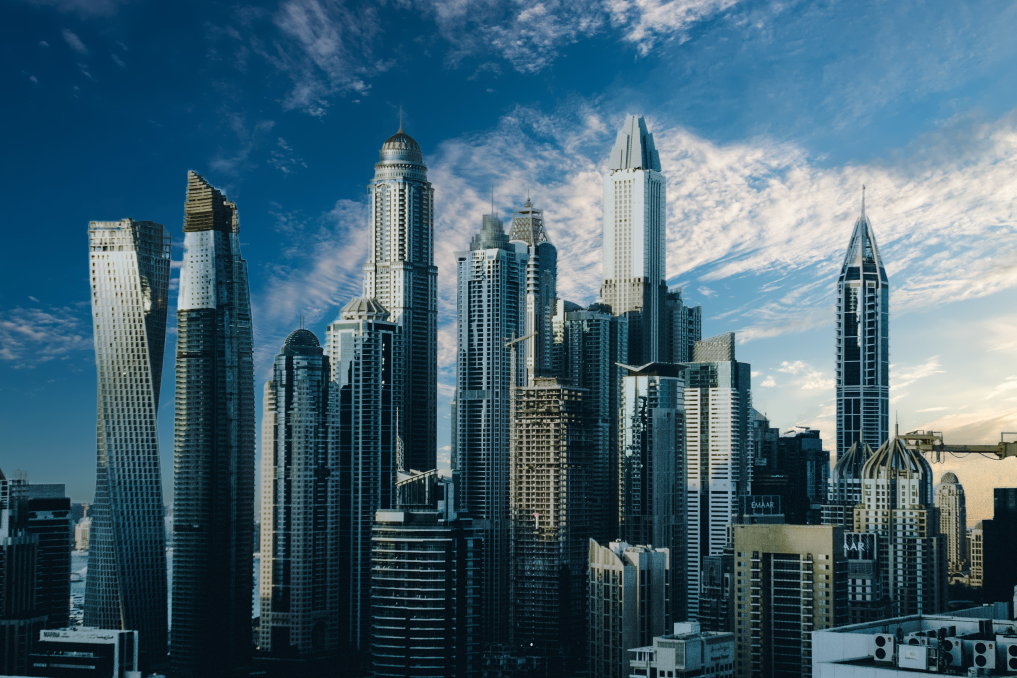
#> input picture images/test2.png, 4066 x 2711 px (shown at 1/4 size)
$ python 9-goruntu_esikleme.py
#> lines starting #> are read from the running program, lines starting #| are printed output that depends on the picture; after the words box and inside, x2 and y2 are one past the last pixel; in counts of white or black regions, pixels touching at a corner belong together
import cv2

img = cv2.imread("../images/test2.png")
#> img is the input picture: shape (2711, 4066, 3); mean B, G, R 113, 97.3, 66.3
img = cv2.resize(img, (600, 600))
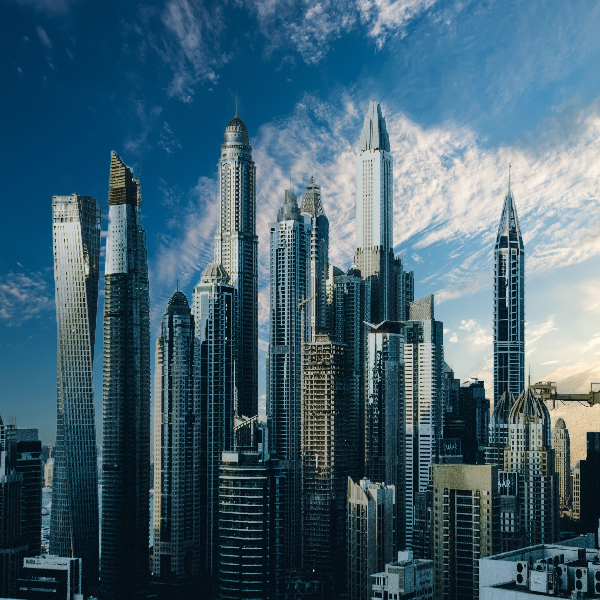
#> img: shape (600, 600, 3); mean B, G, R 112.8, 97.1, 66.2
cv2.imshow("Orjinal", img)

img = cv2.cvtColor(img, cv2.COLOR_BGR2GRAY)
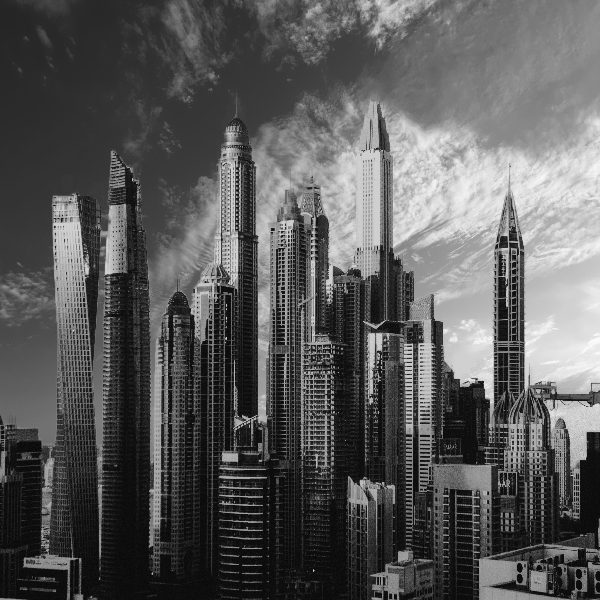
#> img: shape (600, 600); min 5, max 251, mean 89.6

_, threshimg = cv2.threshold(img, 35, 255, cv2.THRESH_BINARY) # Thresholding işlemini uygulayan fonksiyon
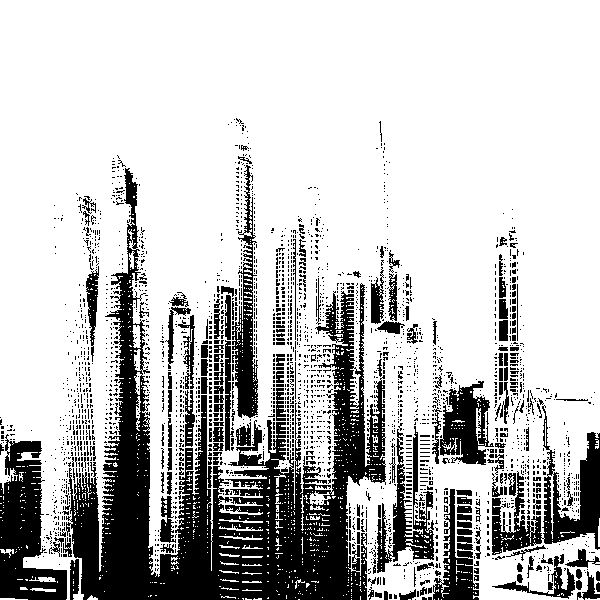
#> threshimg: shape (600, 600); 75.8% white; 2625 black regions (2419 under 20 px), largest, box (x1, y1, x2, y2) and area: (66, 168, 386, 600) 42026, (0, 434, 67, 600) 6170, (492, 405, 600, 555) 4865

cv2.imshow("THRESHOLD", threshimg)

cv2.waitKey(0)

$ run again, with images/test4.png copied over images/test2.png
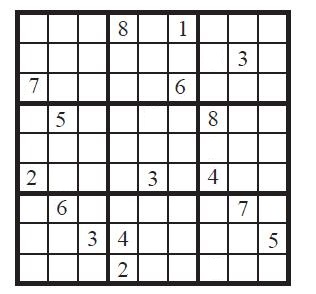
#> input picture images/test4.png, 316 x 294 px
#> img is the input picture: shape (294, 316, 3); mean B, G, R 214, 213.8, 214.2
#> `img = cv2.resize(img, (600, 600))`:
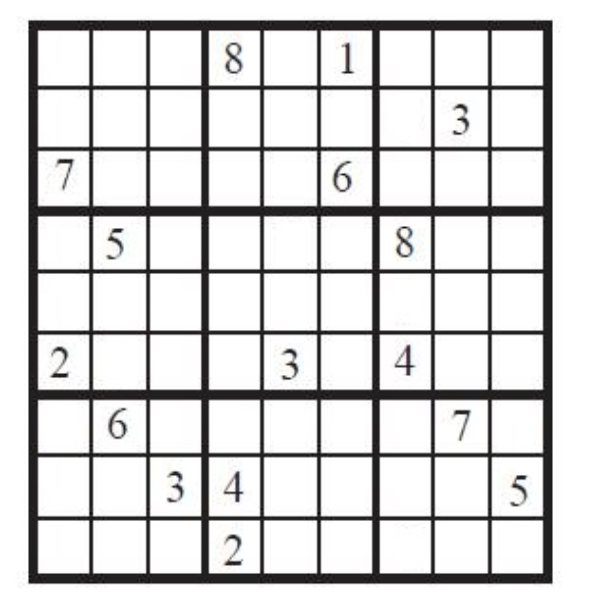
#> img: shape (600, 600, 3); mean B, G, R 213.9, 213.8, 214.2
#> `_, threshimg = cv2.threshold(img, 35, 255, cv2.THRESH_BINARY)`:
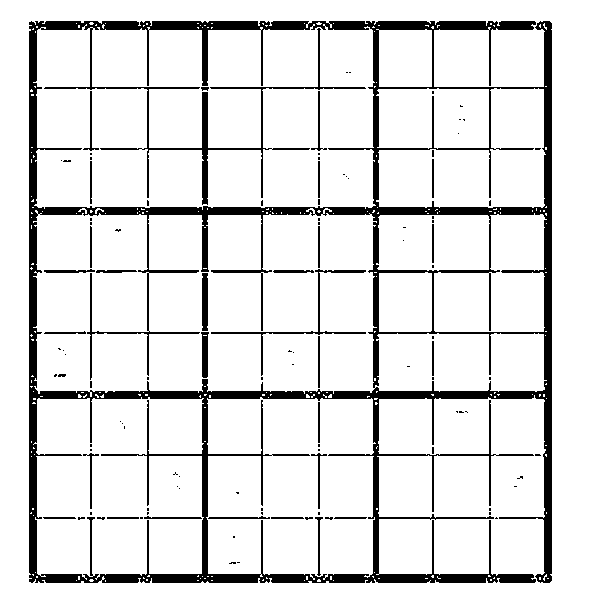
#> threshimg: shape (600, 600); 88.2% white; 112 black regions (82 under 20 px), largest, box (x1, y1, x2, y2) and area: (29, 21, 552, 583) 38436, (211, 269, 366, 376) 640, (202, 273, 208, 331) 340

$ run again, with images/test5.png copied over images/test2.png
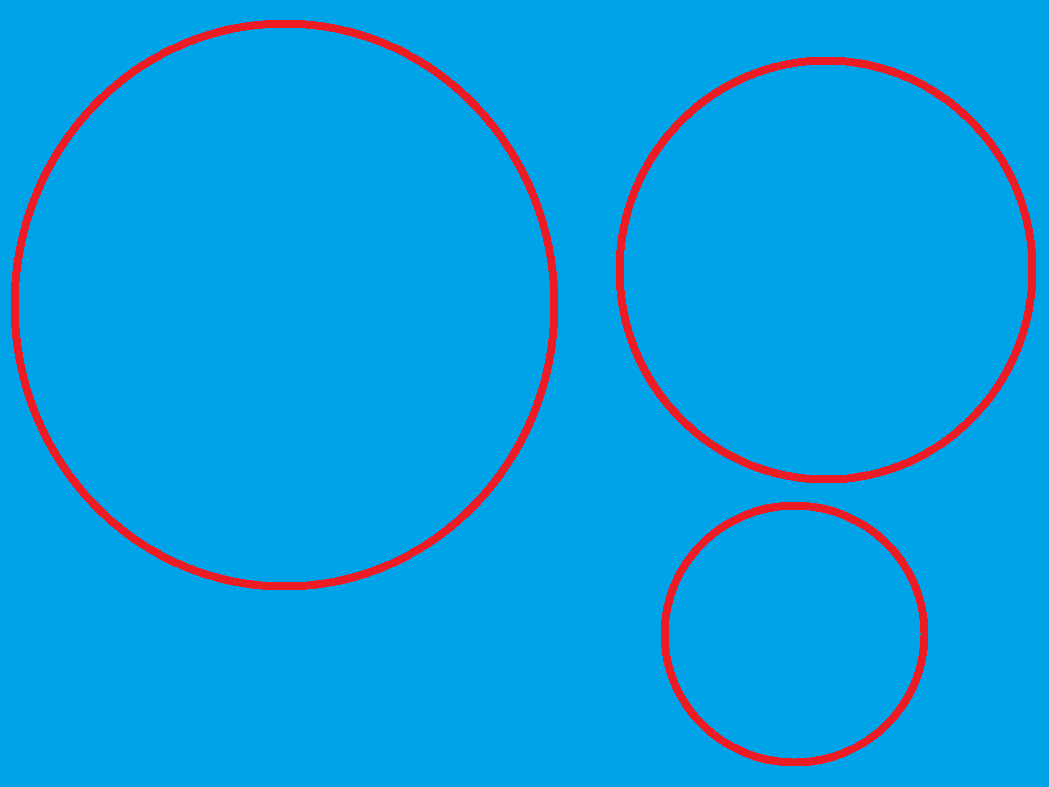
#> input picture images/test5.png, 1049 x 787 px
#> img is the input picture: shape (787, 1049, 3); mean B, G, R 224.7, 157, 8.8
#> `img = cv2.resize(img, (600, 600))`:
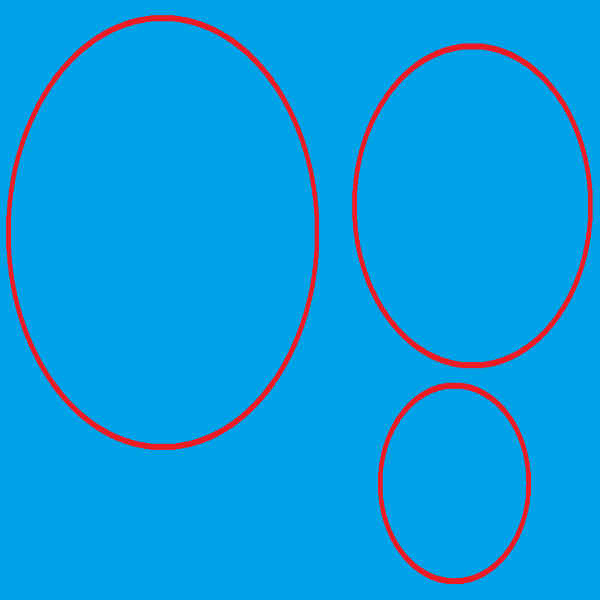
#> img: shape (600, 600, 3); mean B, G, R 224.7, 157, 8.9
#> `img = cv2.cvtColor(img, cv2.COLOR_BGR2GRAY)`:
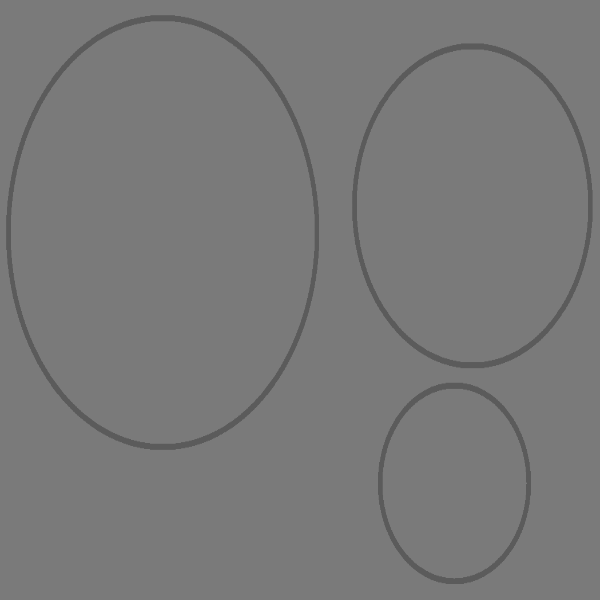
#> img: shape (600, 600); min 91, max 122, mean 120.8
#> threshimg: shape (600, 600); every value is 255
